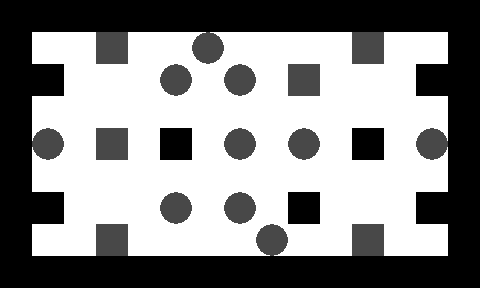

The image is a tile-based game level rendered from a .tmx file. Its description and complete source (layers, tilesets, objects, tile grids) follow:
An orthogonal 15x9 tile map with 32x32 px tiles, 2 tile layers (1, 2).

<map version="1.0" orientation="orthogonal" width="15" height="9" tilewidth="32" tileheight="32">
 <tileset firstgid="1" name="n_tiles1" tilewidth="32" tileheight="32">
  <image source="../../images/map/common/n_tiles1.png" width="128" height="64" />
 </tileset>
 <layer name="1" width="15" height="9">
  <data encoding="csv">
1,1,1,1,1,1,1,1,1,1,1,1,1,1,1,
1,1,1,1,1,1,1,1,1,1,1,1,1,1,1,
1,1,1,1,1,1,1,1,1,1,1,1,1,1,1,
1,1,1,1,1,1,1,1,1,1,1,1,1,1,1,
1,1,1,1,1,1,1,1,1,1,1,1,1,1,1,
1,1,1,1,1,1,1,1,1,1,1,1,1,1,1,
1,1,1,1,1,1,1,1,1,1,1,1,1,1,1,
1,1,1,1,1,1,1,1,1,1,1,1,1,1,1,
1,1,1,1,1,1,1,1,1,1,1,1,1,1,1
</data>
 </layer>
 <layer name="2" width="15" height="9">
  <data encoding="csv">
2,2,2,2,2,2,2,2,2,2,2,2,2,2,2,
2,0,0,4,0,0,3,0,0,0,0,4,0,0,2,
2,2,0,0,0,3,0,3,0,4,0,0,0,2,2,
2,0,0,0,0,0,0,0,0,0,0,0,0,0,2,
2,3,0,4,0,2,0,3,0,3,0,2,0,3,2,
2,0,0,0,0,0,0,0,0,0,0,0,0,0,2,
2,2,0,0,0,3,0,3,0,2,0,0,0,2,2,
2,0,0,4,0,0,0,0,3,0,0,4,0,0,2,
2,2,2,2,2,2,2,2,2,2,2,2,2,2,2
</data>
 </layer>
</map>
